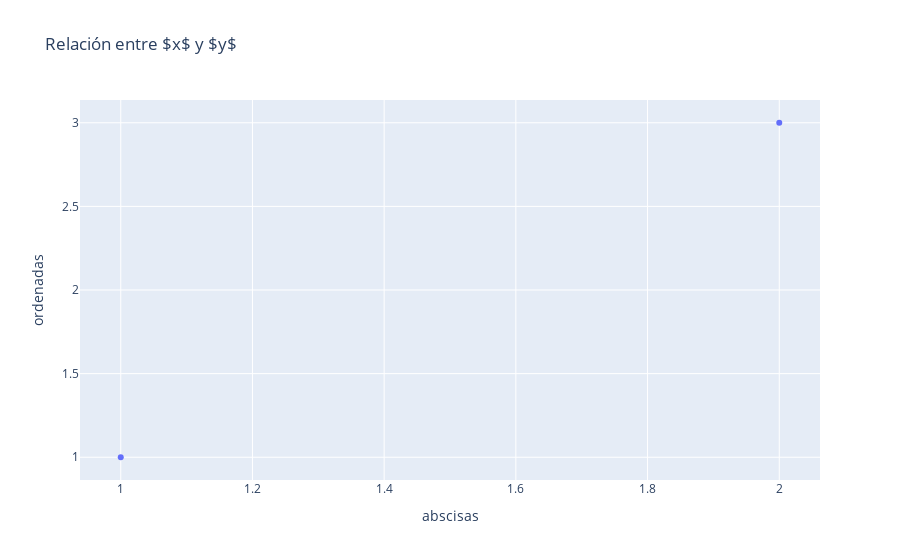

Here is the notebook cell this chart was saved with:
### Code cell
import pandas as pd 
import plotly.express as px
# fig = px.line(tabla,x = tabla.keys()[0], y = tabla.keys()[1],\
    # title=r'Relación entre $x$ y $y$')

fig = px.scatter(tabla,x = tabla.keys()[0], y = tabla.keys()[1], \
    title=r'Relación entre $x$ y $y$')

fig.show()

#fig.write_html('relacion_entre_x_e_y.html', auto_open=True)

### Figure 1 — Plotly figure (JSON) as saved in the notebook; plotly's stock layout.template omitted (floating-point values rounded to 4 significant figures)
{"data": [{"hovertemplate": "abscisas=%{x}<br>ordenadas=%{y}<extra></extra>", "legendgroup": "", "marker": {"color": "#636efa", "symbol": "circle"}, "mode": "markers", "name": "", "orientation": "v", "showlegend": false, "type": "scatter", "x": [1, 2], "xaxis": "x", "y": [1, 3], "yaxis": "y"}], "layout": {"legend": {"tracegroupgap": 0}, "title": {"text": "Relación entre $x$ y $y$"}, "xaxis": {"anchor": "y", "domain": [0, 1], "title": {"text": "abscisas"}}, "yaxis": {"anchor": "x", "domain": [0, 1], "title": {"text": "ordenadas"}}}}
